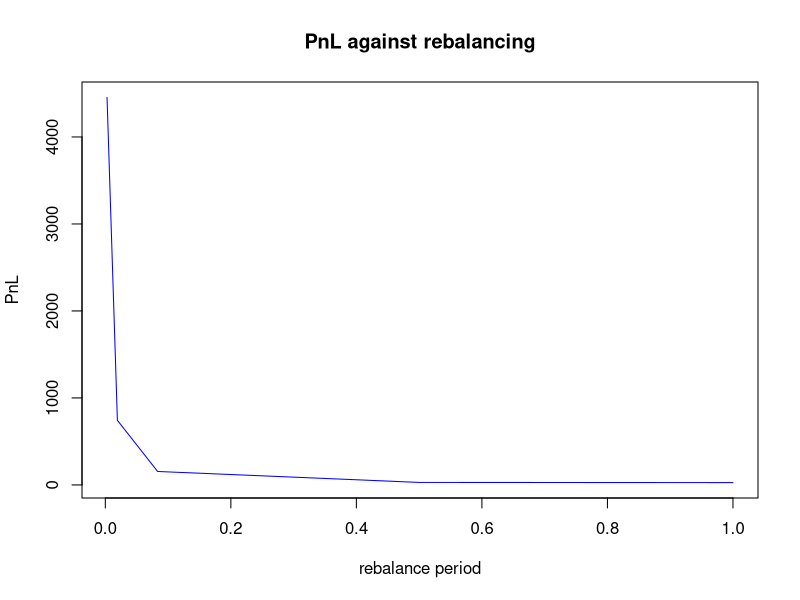

The R source for this figure:
## ---- chunk 1
knitr::opts_chunk$set(echo = TRUE)
## ---- chunk 2
BS_Call <- function(S_0, K, r, sigma, T){
  d1 <- (log(S_0/K) + (r + sigma^2/2)*T)/(sigma * sqrt(T)) 
  d2 <- (log(S_0/K) + (r - sigma^2/2)*T)/(sigma * sqrt(T)) 
  res <- S_0 * pnorm(d1) - K*pnorm(d2) * exp(-r * T)
  return(res)
}

BS_Put <- function(S_0, K, r, sigma, T){
  d1 <- (log(S_0/K) + (r + sigma^2/2)*T)/(sigma * sqrt(T)) 
  d2 <- (log(S_0/K) + (r - sigma^2/2)*T)/(sigma * sqrt(T)) 
  res <- -S_0 * pnorm(-d1) + K*pnorm(-d2) * exp(-r * T)
  return(res)
}

Call_Delta <- function(S_0, K, r, sigma, T){
  d1 <- (log(S_0/K) + (r + sigma^2/2)*T)/(sigma * sqrt(T)) 
  res <- pnorm(d1)
  return(res)
}

Put_Delta <- function(S_0, K, r, sigma, T){
  d1 <- (log(S_0/K) + (r + sigma^2/2)*T)/(sigma * sqrt(T)) 
  res <- -(pnorm(-d1))
  return(res)
}
## ---- chunk 3
Hedge_Simulation <- function(S_0, K, r, sigma, T, M, N, reb_t){
  pnl_mast <- 0
  reb_n <- round(reb_t * N)
  for (i in 1:M){
    s  <- S_0
    #if long, the pnl is negative, if short then pnl is positive
    pnl_start <- -BS_Call(S_0, K, r, sigma, T) - BS_Put(S_0,K,r,sigma,T)
    num_stock <- Call_Delta(S_0, K, r, sigma, T) + Put_Delta(S_0,K,r,sigma, T)
    pnl_start <- pnl_start + num_stock*S_0
    for (n in 1:N){
      #print(num_stock)
      s <- s + r*s*(T/N) + sigma * s * rnorm(1) * sqrt(T/N)
      if (n %% reb_n == 0){
        #print(T-(n/N)*T)
        d_call <- Call_Delta(s, K, r, sigma, T-(n/N)*T)
        d_put <- Put_Delta(s, K, r, sigma, T-(n/N)*T)
        d_tot <- d_call + d_put
        num_stock <- d_tot - num_stock 
        #print(num_stock)
        pnl_start <- pnl_start + num_stock * s - num_stock * 0.005
      }
    }
    if (s>=K){
      pnl_start <- pnl_start + s-K
    } else {
      pnl_start <- pnl_start + K-s
    }
    pnl_mast <- pnl_mast + pnl_start - num_stock * s
  }
  return (pnl_mast/M)
}
## ---- chunk 4
r_T <- c(1/365, 1/52, 1/12, 1/2, 1)
res <- rep(0,5)
for (i in 1:5){
  res[[i]] <- Hedge_Simulation(43,43,0.02,0.023,1,100,1000,r_T[[i]])
}
#print("res")
#print(res)
plot(r_T, res, main = "PnL against rebalancing", ylab = "PnL" , xlab = "rebalance period", type = "l", col = "blue")


